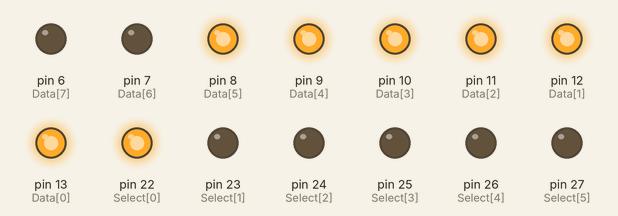
This sketch was run on a simulated Arduino Mega 2560, built with avr-gcc and run on an emulated ATmega2560. On the bench: output pins drawn as LEDs (lit = HIGH).

Above: at 0.5 s.
At 1.5 s:
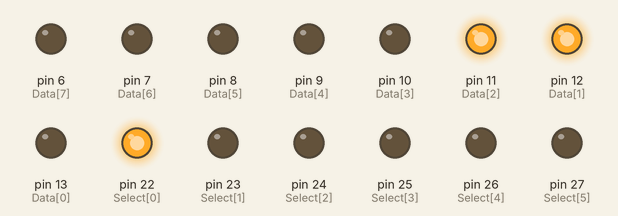
At 2.5 s:
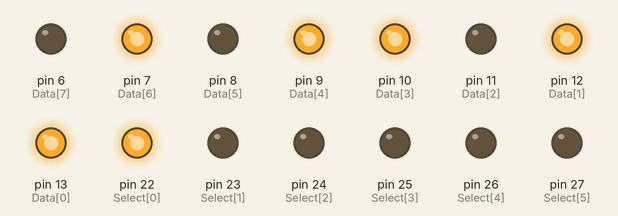
At 4.5 s:
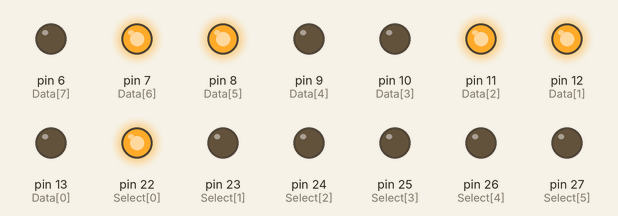
At 6.5 s:
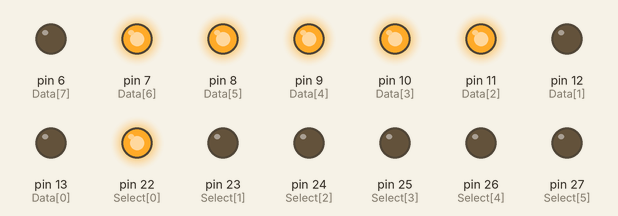
At 9.5 s:
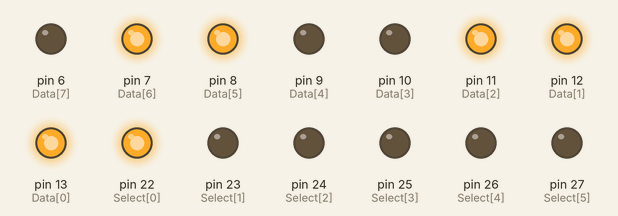
Timing chart, 0 to 11.5 s (numbered marks = the images above):
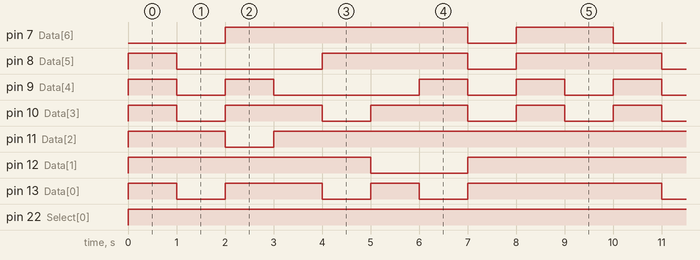

The sketch:

FND1.ino
```cpp
int Data[8] = {13, 12, 11, 10, 9, 8, 7, 6}; //배열 순서가 바뀌면
int Select[6] = {22, 23, 24, 25, 26, 27};

void setup() {
  for (int i = 0; i < 8; i++) {
    pinMode(Data[i], OUTPUT);
  }
  for (int i = 0; i < 6; i++) {
    pinMode(Select[i], OUTPUT);
    digitalWrite(Select[i], LOW);
  }
}


void loop() {
  digitalWrite(Select[0], HIGH);
  digitalWrite(Select[1], LOW);
  digitalWrite(Select[2], LOW);
  digitalWrite(Select[3], LOW);
  digitalWrite(Select[4], LOW);
  digitalWrite(Select[5], LOW);

//숫자 0
  digitalWrite(Data[0], HIGH); //코드 안의 순서도 바뀐다
  digitalWrite(Data[1], HIGH);
  digitalWrite(Data[2], HIGH);
  digitalWrite(Data[3], HIGH);
  digitalWrite(Data[4], HIGH);
  digitalWrite(Data[5], HIGH);
  digitalWrite(Data[6], LOW);
  digitalWrite(Data[7], LOW);

  delay(1000);

 //숫자 1
  digitalWrite(Data[0], LOW);
  digitalWrite(Data[1], HIGH);
  digitalWrite(Data[2], HIGH);
  digitalWrite(Data[3], LOW);
  digitalWrite(Data[4], LOW);
  digitalWrite(Data[5], LOW);
  digitalWrite(Data[6], LOW);
  digitalWrite(Data[7], LOW);
   delay(1000);
 //숫자2
  digitalWrite(Data[0], HIGH);
  digitalWrite(Data[1], HIGH);
  digitalWrite(Data[2], LOW);
  digitalWrite(Data[3], HIGH);
  digitalWrite(Data[4], HIGH);
  digitalWrite(Data[5], LOW);
  digitalWrite(Data[6], HIGH);
  digitalWrite(Data[7], LOW);  //. 를 의미함
  delay(1000);
 //숫자3
   digitalWrite(Data[0], HIGH);
  digitalWrite(Data[1], HIGH);
  digitalWrite(Data[2], HIGH);
  digitalWrite(Data[3], HIGH);
  digitalWrite(Data[4], LOW);
  digitalWrite(Data[5], LOW);
  digitalWrite(Data[6], HIGH);
  digitalWrite(Data[7], LOW);
  delay(1000);
 //숫자 4
  digitalWrite(Data[0], LOW);
  digitalWrite(Data[1], HIGH);
  digitalWrite(Data[2], HIGH);
  digitalWrite(Data[3], LOW);
  digitalWrite(Data[4], LOW);
  digitalWrite(Data[5], HIGH);
  digitalWrite(Data[6], HIGH);
  digitalWrite(Data[7], LOW);
  delay(1000);
 //숫자 5
    digitalWrite(Data[0], HIGH);
  digitalWrite(Data[1], LOW);
  digitalWrite(Data[2], HIGH);
  digitalWrite(Data[3], HIGH);
  digitalWrite(Data[4], LOW);
  digitalWrite(Data[5], HIGH);
  digitalWrite(Data[6], HIGH);
  digitalWrite(Data[7], LOW);
  delay(1000);
  //숫자 6
      digitalWrite(Data[0], LOW);
  digitalWrite(Data[1], LOW);
  digitalWrite(Data[2], HIGH);
  digitalWrite(Data[3], HIGH);
  digitalWrite(Data[4], HIGH);
  digitalWrite(Data[5], HIGH);
  digitalWrite(Data[6], HIGH);
  digitalWrite(Data[7], LOW);
  delay(1000);
//숫자 7
     digitalWrite(Data[0], HIGH);
  digitalWrite(Data[1], HIGH);
  digitalWrite(Data[2], HIGH);
  digitalWrite(Data[3], LOW);
  digitalWrite(Data[4], LOW);
  digitalWrite(Data[5], LOW);
  digitalWrite(Data[6], LOW);
  digitalWrite(Data[7], LOW);
  delay(1000);
//숫자8
   digitalWrite(Data[0], HIGH);
  digitalWrite(Data[1], HIGH);
  digitalWrite(Data[2], HIGH);
  digitalWrite(Data[3], HIGH);
  digitalWrite(Data[4], HIGH);
  digitalWrite(Data[5], HIGH);
  digitalWrite(Data[6], HIGH);
  digitalWrite(Data[7], LOW);
  delay(1000);
//숫자9
  digitalWrite(Data[0], HIGH);
  digitalWrite(Data[1], HIGH);
  digitalWrite(Data[2], HIGH);
  digitalWrite(Data[3], LOW);
  digitalWrite(Data[4], LOW);
  digitalWrite(Data[5], HIGH);
  digitalWrite(Data[6], HIGH);
  digitalWrite(Data[7], LOW);
  delay(1000);


}
```

Measured:
- by itself, pin 7 (Data[6]): repeats every 10.0 s: LOW 1.0 s, HIGH 2.0 s, LOW 2.0 s, HIGH 5.0 s
- by itself, pin 8 (Data[5]): repeats every 10.0 s: LOW 3.0 s, HIGH 3.0 s, LOW 1.0 s, HIGH 3.0 s
- by itself, pin 9 (Data[4]): repeats every 10.0 s: LOW 1.0 s, HIGH 1.0 s, LOW 3.0 s, 2 × (HIGH 1.0 s, LOW 1.0 s), HIGH 1.0 s
- by itself, pin 10 (Data[3]): repeats every 10.0 s: 2 × (LOW 1.0 s, HIGH 2.0 s), 2 × (LOW 1.0 s, HIGH 1.0 s)
- by itself, pin 11 (Data[2]): repeats every 10.0 s: LOW 1.0 s, HIGH 9.0 s
- by itself, pin 12 (Data[1]): repeats every 10.0 s: LOW 2.0 s, HIGH 8.0 s
- by itself, pin 13 (Data[0]): repeats every 10.0 s: LOW 1.0 s, HIGH 2.0 s, LOW 1.0 s, HIGH 1.0 s, LOW 1.0 s, HIGH 4.0 s
- by itself, pin 22 (Select[0]): LOW → HIGH at 0.00 s
